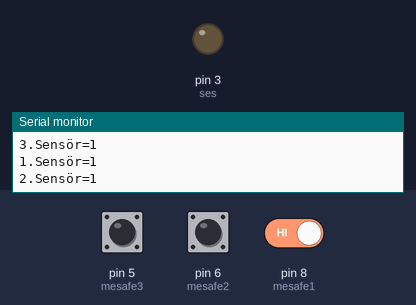
A sketch run on a simulated Arduino Uno, built with avr-gcc and run on an emulated ATmega328P. On the bench: output pins drawn as LEDs (lit = HIGH), the last lines printed to the serial monitor. The test bench sets the inputs (shaded band); at power-on: pin 8 (mesafe1) HIGH, pin 5 (mesafe3) HIGH, pin 6 (mesafe2) HIGH.

Above: at 1.2 s.
1.3 s: pin 8 (mesafe1) driven LOW
At 1.8 s:
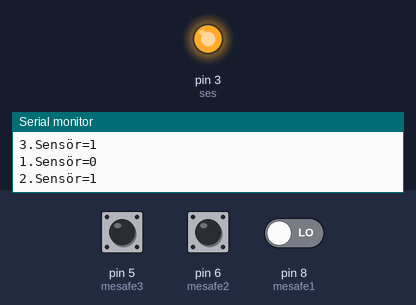
2.8 s: pin 8 (mesafe1) driven HIGH
At 4.1 s:
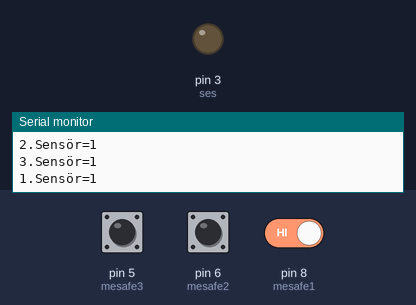
Timing chart, 0 to 5.8 s (numbered marks = the images above; inputs shaded):
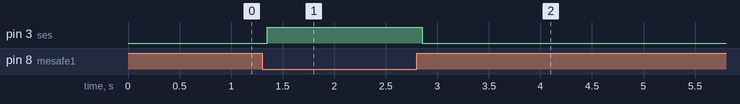

Measured:
- after the input at 1.3 s, pin 3 (ses): LOW → HIGH after 0.05 s
- after the input at 2.8 s, pin 3 (ses): HIGH → LOW after 0.05 s

The sketch:

engel.ino
```cpp
byte ses=3;
byte mesafe1=8;
byte mesafe2=6;
byte mesafe3=5;
void setup() {
  // put your setup code here, to run once:
  pinMode(mesafe1,INPUT);
  pinMode(mesafe2,INPUT);
  pinMode(mesafe3,INPUT);
  pinMode(ses,OUTPUT);
  Serial.begin(9600);

}

void loop() {
  // put your main code here, to run repeatedly:
  byte engel=digitalRead(mesafe1);
  byte engel2=digitalRead(mesafe2);
  byte engel3=digitalRead(mesafe3);
  Serial.print("1.Sensör=");
  Serial.println(engel);
  Serial.print("2.Sensör=");
  Serial.println(engel2);
  Serial.print("3.Sensör=");
  Serial.println(engel3);
  //and && ve operatörü
  //or || veya operatörü
  // == eşit != eşit değil <> eşit değil
  if(engel==0 || engel2==0 && engel3==0 ){
    digitalWrite(ses,1);
  }else{
    digitalWrite(ses,0);
  }


}
```
